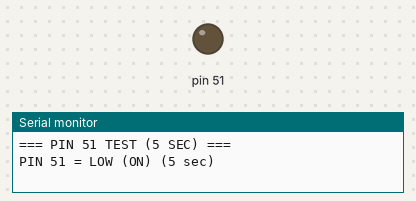
This sketch was run on a simulated Arduino Mega 2560, built with avr-gcc and run on an emulated ATmega2560. Parts: output pins drawn as LEDs (lit = HIGH), the last lines printed to the serial monitor.

Above: at 2.5 s.
At 7.5 s:
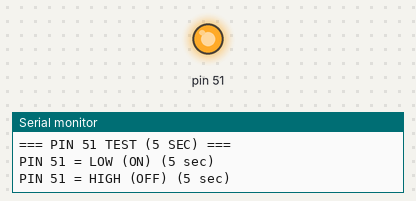
Timing chart, 0 to 13.0 s (numbered marks = the images above):
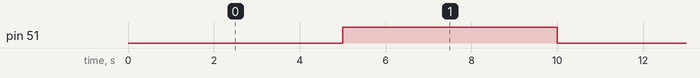

Measured:
- by itself, pin 51: alternates HIGH for 5.0 s and LOW for 5.0 s

The sketch:

test_pin51_only.ino
```cpp
/**
 * Test PIN 51 ONLY - 5 sec cycles
 */

void setup() {
  Serial.begin(115200);
  pinMode(51, OUTPUT);
  digitalWrite(51, LOW);
  Serial.println("\n=== PIN 51 TEST (5 SEC) ===\n");
}

void loop() {
  Serial.println("PIN 51 = LOW (ON) (5 sec)");
  digitalWrite(51, LOW);
  delay(5000);

  Serial.println("PIN 51 = HIGH (OFF) (5 sec)");
  digitalWrite(51, HIGH);
  delay(5000);
}
```
